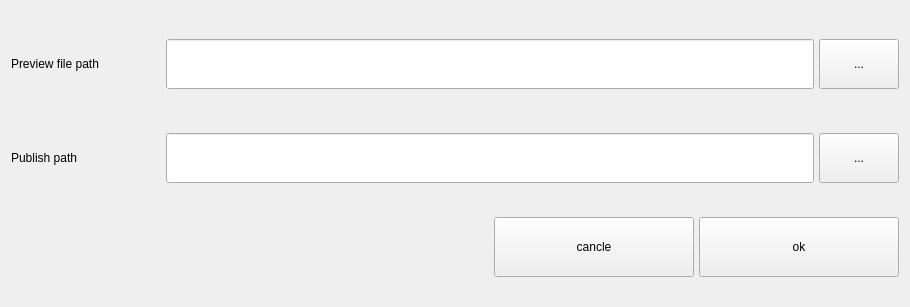
<?xml version="1.0" encoding="UTF-8"?>
<ui version="4.0">
 <class>Form</class>
 <widget class="QWidget" name="Form">
  <property name="windowModality">
   <enum>Qt::ApplicationModal</enum>
  </property>
  <property name="geometry">
   <rect>
    <x>0</x>
    <y>0</y>
    <width>910</width>
    <height>307</height>
   </rect>
  </property>
  <property name="windowTitle">
   <string>Form</string>
  </property>
  <property name="autoFillBackground">
   <bool>true</bool>
  </property>
  <property name="styleSheet">
   <string notr="true"/>
  </property>
  <layout class="QVBoxLayout" name="verticalLayout">
   <item>
    <layout class="QHBoxLayout" name="horizontalLayout">
     <property name="spacing">
      <number>5</number>
     </property>
     <item>
      <widget class="QLabel" name="preview_lb2">
       <property name="minimumSize">
        <size>
         <width>150</width>
         <height>70</height>
        </size>
       </property>
       <property name="text">
        <string>Preview file path</string>
       </property>
       <property name="margin">
        <number>10</number>
       </property>
      </widget>
     </item>
     <item>
      <widget class="QLineEdit" name="preview_le2">
       <property name="minimumSize">
        <size>
         <width>0</width>
         <height>50</height>
        </size>
       </property>
       <property name="font">
        <font>
         <pointsize>10</pointsize>
        </font>
       </property>
       <property name="text">
        <string/>
       </property>
      </widget>
     </item>
     <item>
      <widget class="QPushButton" name="preview_btn2">
       <property name="minimumSize">
        <size>
         <width>0</width>
         <height>50</height>
        </size>
       </property>
       <property name="text">
        <string>...</string>
       </property>
      </widget>
     </item>
    </layout>
   </item>
   <item>
    <layout class="QHBoxLayout" name="horizontalLayout_2">
     <property name="spacing">
      <number>5</number>
     </property>
     <item>
      <widget class="QLabel" name="pub_lb2">
       <property name="minimumSize">
        <size>
         <width>150</width>
         <height>70</height>
        </size>
       </property>
       <property name="text">
        <string>Publish path</string>
       </property>
       <property name="margin">
        <number>10</number>
       </property>
      </widget>
     </item>
     <item>
      <widget class="QLineEdit" name="pub_le2">
       <property name="minimumSize">
        <size>
         <width>0</width>
         <height>50</height>
        </size>
       </property>
       <property name="font">
        <font>
         <pointsize>10</pointsize>
        </font>
       </property>
       <property name="text">
        <string/>
       </property>
      </widget>
     </item>
     <item>
      <widget class="QPushButton" name="pub_btn2">
       <property name="minimumSize">
        <size>
         <width>0</width>
         <height>50</height>
        </size>
       </property>
       <property name="text">
        <string>...</string>
       </property>
      </widget>
     </item>
    </layout>
   </item>
   <item>
    <layout class="QHBoxLayout" name="horizontalLayout_3">
     <property name="spacing">
      <number>5</number>
     </property>
     <item>
      <spacer name="horizontalSpacer">
       <property name="orientation">
        <enum>Qt::Horizontal</enum>
       </property>
       <property name="sizeHint" stdset="0">
        <size>
         <width>40</width>
         <height>20</height>
        </size>
       </property>
      </spacer>
     </item>
     <item>
      <widget class="QPushButton" name="cancle_btn2">
       <property name="sizePolicy">
        <sizepolicy hsizetype="Minimum" vsizetype="Fixed">
         <horstretch>0</horstretch>
         <verstretch>0</verstretch>
        </sizepolicy>
       </property>
       <property name="minimumSize">
        <size>
         <width>200</width>
         <height>60</height>
        </size>
       </property>
       <property name="baseSize">
        <size>
         <width>0</width>
         <height>0</height>
        </size>
       </property>
       <property name="text">
        <string>cancle</string>
       </property>
      </widget>
     </item>
     <item>
      <widget class="QPushButton" name="ok_btn2">
       <property name="sizePolicy">
        <sizepolicy hsizetype="Minimum" vsizetype="Fixed">
         <horstretch>0</horstretch>
         <verstretch>0</verstretch>
        </sizepolicy>
       </property>
       <property name="minimumSize">
        <size>
         <width>200</width>
         <height>60</height>
        </size>
       </property>
       <property name="baseSize">
        <size>
         <width>0</width>
         <height>0</height>
        </size>
       </property>
       <property name="text">
        <string>ok</string>
       </property>
      </widget>
     </item>
    </layout>
   </item>
  </layout>
 </widget>
 <resources/>
 <connections/>
</ui>
